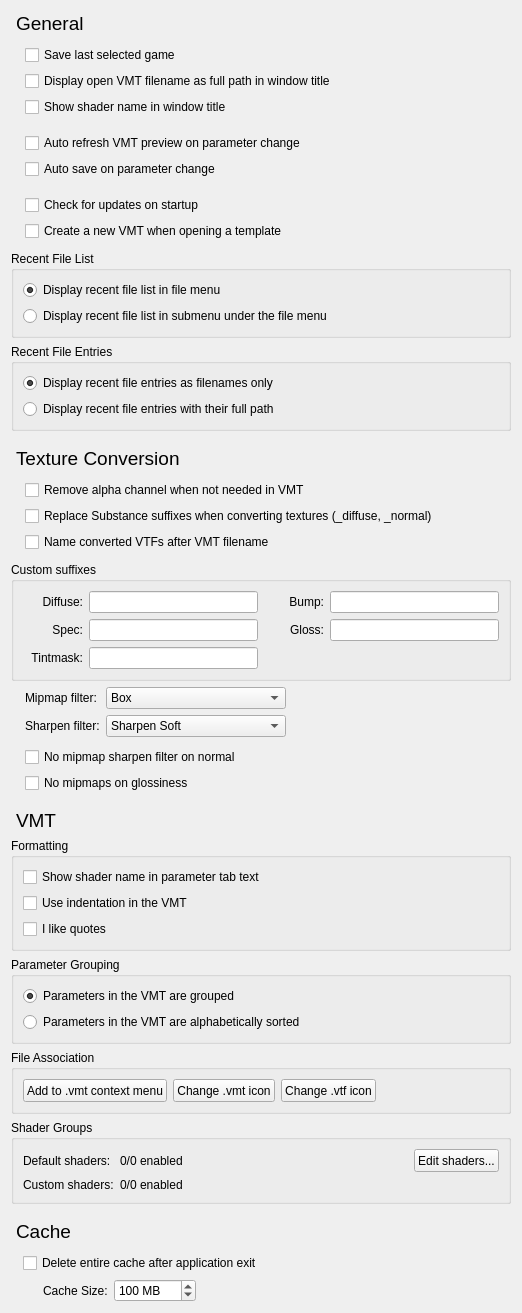
        <widget class="QWidget" name="scrollAreaWidgetContents_2">
         <property name="geometry">
          <rect>
           <x>0</x>
           <y>-218</y>
           <width>522</width>
           <height>1182</height>
          </rect>
         </property>
         <layout class="QGridLayout" name="gridLayout_6">
          <item row="15" column="0">
           <layout class="QGridLayout" name="gridLayout_7">
            <property name="leftMargin">
             <number>12</number>
            </property>
            <property name="topMargin">
             <number>4</number>
            </property>
            <item row="1" column="0">
             <widget class="QLabel" name="label_6">
              <property name="text">
               <string>Cache Size:</string>
              </property>
              <property name="indent">
               <number>20</number>
              </property>
             </widget>
            </item>
            <item row="1" column="1">
             <widget class="QSpinBox" name="spinBox_cacheSize">
              <property name="sizePolicy">
               <sizepolicy hsizetype="Maximum" vsizetype="Fixed">
                <horstretch>0</horstretch>
                <verstretch>0</verstretch>
               </sizepolicy>
              </property>
              <property name="minimumSize">
               <size>
                <width>80</width>
                <height>23</height>
               </size>
              </property>
              <property name="suffix">
               <string> MB</string>
              </property>
              <property name="minimum">
               <number>1</number>
              </property>
              <property name="maximum">
               <number>16384</number>
              </property>
              <property name="value">
               <number>100</number>
              </property>
             </widget>
            </item>
            <item row="1" column="2">
             <spacer name="horizontalSpacer_15">
              <property name="orientation">
               <enum>Qt::Horizontal</enum>
              </property>
              <property name="sizeHint" stdset="0">
               <size>
                <width>40</width>
                <height>20</height>
               </size>
              </property>
             </spacer>
            </item>
            <item row="0" column="0" colspan="3">
             <widget class="QCheckBox" name="checkBox_clearCacheAfterExit">
              <property name="text">
               <string>Delete entire cache after application exit</string>
              </property>
             </widget>
            </item>
           </layout>
          </item>
          <item row="5" column="0">
           <layout class="QVBoxLayout" name="verticalLayout_4">
            <property name="leftMargin">
             <number>14</number>
            </property>
            <property name="topMargin">
             <number>4</number>
            </property>
            <property name="bottomMargin">
             <number>4</number>
            </property>
            <item>
             <widget class="QCheckBox" name="checkBox_removeAlpha">
              <property name="toolTip">
               <string>Uses DXT1 instead of DXT5 when there are no alpha channel related parameters in the VMT</string>
              </property>
              <property name="text">
               <string>Remove alpha channel when not needed in VMT</string>
              </property>
             </widget>
            </item>
            <item>
             <widget class="QCheckBox" name="checkBox_removeSuffix">
              <property name="toolTip">
               <string>Replaces suffixes with custom ones</string>
              </property>
              <property name="text">
               <string>Replace Substance suffixes when converting textures (_diffuse, _normal)</string>
              </property>
             </widget>
            </item>
            <item>
             <widget class="QCheckBox" name="checkBox_changeName">
              <property name="toolTip">
               <string>Renames the converted textures after VMT filename</string>
              </property>
              <property name="text">
               <string>Name converted VTFs after VMT filename</string>
              </property>
             </widget>
            </item>
           </layout>
          </item>
          <item row="8" column="0">
           <layout class="QVBoxLayout" name="verticalLayout_5">
            <property name="leftMargin">
             <number>14</number>
            </property>
            <property name="topMargin">
             <number>4</number>
            </property>
            <item>
             <widget class="QCheckBox" name="checkBox_noNormalSharpen">
              <property name="text">
               <string>No mipmap sharpen filter on normal</string>
              </property>
             </widget>
            </item>
            <item>
             <widget class="QCheckBox" name="checkBox_noGlossMip">
              <property name="text">
               <string>No mipmaps on glossiness</string>
              </property>
             </widget>
            </item>
           </layout>
          </item>
          <item row="1" column="0">
           <layout class="QVBoxLayout" name="verticalLayout">
            <property name="leftMargin">
             <number>14</number>
            </property>
            <property name="topMargin">
             <number>4</number>
            </property>
            <property name="rightMargin">
             <number>0</number>
            </property>
            <property name="bottomMargin">
             <number>4</number>
            </property>
            <item>
             <widget class="QCheckBox" name="checkBox_saveLastGame">
              <property name="text">
               <string>Save last selected game</string>
              </property>
             </widget>
            </item>
            <item>
             <widget class="QCheckBox" name="checkBox_fullPathFilenameInTitle">
              <property name="text">
               <string>Display open VMT filename as full path in window title</string>
              </property>
             </widget>
            </item>
            <item>
             <widget class="QCheckBox" name="checkBox_showShaderNameInTitle">
              <property name="text">
               <string>Show shader name in window title</string>
              </property>
             </widget>
            </item>
            <item>
             <spacer name="verticalSpacer">
              <property name="orientation">
               <enum>Qt::Vertical</enum>
              </property>
              <property name="sizeType">
               <enum>QSizePolicy::Fixed</enum>
              </property>
              <property name="sizeHint" stdset="0">
               <size>
                <width>20</width>
                <height>10</height>
               </size>
              </property>
             </spacer>
            </item>
            <item>
             <widget class="QCheckBox" name="checkBox_autoRefresh">
              <property name="text">
               <string>Auto refresh VMT preview on parameter change</string>
              </property>
             </widget>
            </item>
            <item>
             <widget class="QCheckBox" name="checkBox_autoSave">
              <property name="text">
               <string>Auto save on parameter change</string>
              </property>
             </widget>
            </item>
            <item>
             <spacer name="verticalSpacer_2">
              <property name="orientation">
               <enum>Qt::Vertical</enum>
              </property>
              <property name="sizeType">
               <enum>QSizePolicy::Fixed</enum>
              </property>
              <property name="sizeHint" stdset="0">
               <size>
                <width>20</width>
                <height>10</height>
               </size>
              </property>
             </spacer>
            </item>
            <item>
             <widget class="QCheckBox" name="checkBox_checkForUpdates">
              <property name="text">
               <string>Check for updates on startup</string>
              </property>
             </widget>
            </item>
            <item>
             <widget class="QCheckBox" name="checkBox_templateNew">
              <property name="text">
               <string>Create a new VMT when opening a template</string>
              </property>
             </widget>
            </item>
           </layout>
          </item>
          <item row="4" column="0">
           <widget class="QLabel" name="label_9">
            <property name="font">
             <font>
              <family>Segoe UI</family>
              <pointsize>14</pointsize>
              <weight>50</weight>
              <italic>false</italic>
              <bold>false</bold>
             </font>
            </property>
            <property name="styleSheet">
             <string notr="true">QLabel {
font-size: 14pt;
padding-top: 10px;
}</string>
            </property>
            <property name="text">
             <string>Texture Conversion</string>
            </property>
           </widget>
          </item>
          <item row="9" column="0">
           <widget class="QLabel" name="label_12">
            <property name="font">
             <font>
              <family>Segoe UI</family>
              <pointsize>14</pointsize>
              <weight>50</weight>
              <italic>false</italic>
              <bold>false</bold>
             </font>
            </property>
            <property name="styleSheet">
             <string notr="true">QLabel {
font-size: 14pt;
padding-top: 10px;
}</string>
            </property>
            <property name="text">
             <string>VMT</string>
            </property>
           </widget>
          </item>
          <item row="7" column="0">
           <layout class="QGridLayout" name="gridLayout_4">
            <property name="leftMargin">
             <number>14</number>
            </property>
            <property name="topMargin">
             <number>0</number>
            </property>
            <property name="rightMargin">
             <number>14</number>
            </property>
            <item row="0" column="1">
             <widget class="QComboBox" name="comboBox_mipmapFilter">
              <property name="minimumSize">
               <size>
                <width>180</width>
                <height>0</height>
               </size>
              </property>
              <property name="maximumSize">
               <size>
                <width>180</width>
                <height>16777215</height>
               </size>
              </property>
              <item>
               <property name="text">
                <string>Box</string>
               </property>
              </item>
              <item>
               <property name="text">
                <string>Point</string>
               </property>
              </item>
              <item>
               <property name="text">
                <string>Triangle</string>
               </property>
              </item>
              <item>
               <property name="text">
                <string>Quadratic</string>
               </property>
              </item>
              <item>
               <property name="text">
                <string>Cubic</string>
               </property>
              </item>
              <item>
               <property name="text">
                <string>Catrom</string>
               </property>
              </item>
              <item>
               <property name="text">
                <string>Mitchell</string>
               </property>
              </item>
              <item>
               <property name="text">
                <string>Gaussian</string>
               </property>
              </item>
              <item>
               <property name="text">
                <string>Sinc</string>
               </property>
              </item>
              <item>
               <property name="text">
                <string>Bessel</string>
               </property>
              </item>
              <item>
               <property name="text">
                <string>Hanning</string>
               </property>
              </item>
              <item>
               <property name="text">
                <string>Hamming</string>
               </property>
              </item>
              <item>
               <property name="text">
                <string>Blackman</string>
               </property>
              </item>
              <item>
               <property name="text">
                <string>Kaiser</string>
               </property>
              </item>
             </widget>
            </item>
            <item row="0" column="2">
             <spacer name="horizontalSpacer_2">
              <property name="orientation">
               <enum>Qt::Horizontal</enum>
              </property>
              <property name="sizeHint" stdset="0">
               <size>
                <width>40</width>
                <height>20</height>
               </size>
              </property>
             </spacer>
            </item>
            <item row="1" column="1">
             <widget class="QComboBox" name="comboBox_mipmapSharpenFilter">
              <property name="minimumSize">
               <size>
                <width>180</width>
                <height>0</height>
               </size>
              </property>
              <property name="maximumSize">
               <size>
                <width>180</width>
                <height>16777215</height>
               </size>
              </property>
              <item>
               <property name="text">
                <string>Sharpen Soft</string>
               </property>
              </item>
              <item>
               <property name="text">
                <string>Sharpen Medium</string>
               </property>
              </item>
              <item>
               <property name="text">
                <string>Sharpen Strong</string>
               </property>
              </item>
              <item>
               <property name="text">
                <string>None</string>
               </property>
              </item>
              <item>
               <property name="text">
                <string>Negative</string>
               </property>
              </item>
              <item>
               <property name="text">
                <string>Lighter</string>
               </property>
              </item>
              <item>
               <property name="text">
                <string>Darker</string>
               </property>
              </item>
              <item>
               <property name="text">
                <string>More Contrast</string>
               </property>
              </item>
              <item>
               <property name="text">
                <string>Less Contrast</string>
               </property>
              </item>
              <item>
               <property name="text">
                <string>Smoothen</string>
               </property>
              </item>
              <item>
               <property name="text">
                <string>Soft</string>
               </property>
              </item>
              <item>
               <property name="text">
                <string>Find Edges</string>
               </property>
              </item>
              <item>
               <property name="text">
                <string>Contour</string>
               </property>
              </item>
              <item>
               <property name="text">
                <string>Detect Edges</string>
               </property>
              </item>
              <item>
               <property name="text">
                <string>Detect Eges - Soft</string>
               </property>
              </item>
              <item>
               <property name="text">
                <string>Emboss</string>
               </property>
              </item>
              <item>
               <property name="text">
                <string>Mean Removal</string>
               </property>
              </item>
              <item>
               <property name="text">
                <string>Unsharp</string>
               </property>
              </item>
              <item>
               <property name="text">
                <string>XSharpen</string>
               </property>
              </item>
              <item>
               <property name="text">
                <string>Warpsharp</string>
               </property>
              </item>
             </widget>
            </item>
            <item row="0" column="0">
             <widget class="QLabel" name="label_10">
              <property name="text">
               <string>Mipmap filter:</string>
              </property>
             </widget>
            </item>
            <item row="1" column="0">
             <widget class="QLabel" name="label_11">
              <property name="text">
               <string>Sharpen filter:</string>
              </property>
             </widget>
            </item>
           </layout>
          </item>
          <item row="14" column="0">
           <widget class="QLabel" name="label_13">
            <property name="font">
             <font>
              <family>Segoe UI</family>
              <pointsize>14</pointsize>
              <weight>50</weight>
              <italic>false</italic>
              <bold>false</bold>
             </font>
            </property>
            <property name="styleSheet">
             <string notr="true">QLabel {
font-size: 14pt;
padding-top: 10px;
}</string>
            </property>
            <property name="text">
             <string>Cache</string>
            </property>
           </widget>
          </item>
          <item row="0" column="0">
           <widget class="QLabel" name="label_8">
            <property name="font">
             <font>
              <family>Segoe UI</family>
              <pointsize>14</pointsize>
              <weight>50</weight>
              <italic>false</italic>
              <bold>false</bold>
             </font>
            </property>
            <property name="styleSheet">
             <string notr="true">QLabel {
font-size: 14pt;
margin-top: 1px;
}</string>
            </property>
            <property name="text">
             <string>General</string>
            </property>
           </widget>
          </item>
          <item row="2" column="0">
           <widget class="QGroupBox" name="groupBox_recentFileList">
            <property name="title">
             <string>Recent File List</string>
            </property>
            <layout class="QGridLayout" name="gridLayout_10">
             <item row="1" column="0">
              <widget class="QRadioButton" name="radioButton_recentFileListInMenu">
               <property name="text">
                <string>Display recent file list in file menu</string>
               </property>
               <property name="checked">
                <bool>true</bool>
               </property>
              </widget>
             </item>
             <item row="2" column="0">
              <widget class="QRadioButton" name="radioButton_recentFileListInSubmenu">
               <property name="text">
                <string>Display recent file list in submenu under the file menu</string>
               </property>
              </widget>
             </item>
            </layout>
           </widget>
          </item>
          <item row="10" column="0">
           <widget class="QGroupBox" name="groupBox_parameter">
            <property name="title">
             <string>Formatting</string>
            </property>
            <layout class="QGridLayout" name="gridLayout_12">
             <item row="1" column="0" colspan="2">
              <widget class="QCheckBox" name="checkBox_showShaderNameInTab">
               <property name="text">
                <string>Show shader name in parameter tab text</string>
               </property>
              </widget>
             </item>
             <item row="3" column="0" colspan="2">
              <widget class="QCheckBox" name="checkBox_useQuotesForTexture">
               <property name="text">
                <string>I like quotes</string>
               </property>
              </widget>
             </item>
             <item row="2" column="0">
              <widget class="QCheckBox" name="checkBox_useIndentation">
               <property name="text">
                <string>Use indentation in the VMT</string>
               </property>
              </widget>
             </item>
            </layout>
           </widget>
          </item>
          <item row="11" column="0">
           <widget class="QGroupBox" name="groupBox_parameterGrouping">
            <property name="title">
             <string>Parameter Grouping</string>
            </property>
            <layout class="QGridLayout" name="gridLayout_15">
             <item row="1" column="0">
              <widget class="QRadioButton" name="radioButton_groupedParameters">
               <property name="text">
                <string>Parameters in the VMT are grouped</string>
               </property>
               <property name="checked">
                <bool>true</bool>
               </property>
              </widget>
             </item>
             <item row="2" column="0">
              <widget class="QRadioButton" name="radioButton_alphabeticallySorted">
               <property name="text">
                <string>Parameters in the VMT are alphabetically sorted</string>
               </property>
              </widget>
             </item>
            </layout>
           </widget>
          </item>
          <item row="3" column="0">
           <widget class="QGroupBox" name="groupBox_recentFileEntries">
            <property name="title">
             <string>Recent File Entries</string>
            </property>
            <layout class="QGridLayout" name="gridLayout_16">
             <item row="0" column="0">
              <widget class="QRadioButton" name="radioButton_recentFileEntriesFileNameOnly">
               <property name="text">
                <string>Display recent file entries as filenames only</string>
               </property>
               <property name="checked">
                <bool>true</bool>
               </property>
              </widget>
             </item>
             <item row="1" column="0">
              <widget class="QRadioButton" name="radioButton_recentFileEntriesFullPath">
               <property name="text">
                <string>Display recent file entries with their full path</string>
               </property>
              </widget>
             </item>
            </layout>
           </widget>
          </item>
          <item row="6" column="0">
           <widget class="QGroupBox" name="groupBox_2">
            <property name="title">
             <string>Custom suffixes</string>
            </property>
            <layout class="QVBoxLayout" name="verticalLayout_3">
             <item>
              <layout class="QGridLayout" name="gridLayout_3">
               <property name="topMargin">
                <number>0</number>
               </property>
               <item row="0" column="1">
                <widget class="QLineEdit" name="lineEdit_diffuseSuffix"/>
               </item>
               <item row="0" column="2">
                <widget class="QLabel" name="label_2">
                 <property name="minimumSize">
                  <size>
                   <width>60</width>
                   <height>0</height>
                  </size>
                 </property>
                 <property name="maximumSize">
                  <size>
                   <width>60</width>
                   <height>16777215</height>
                  </size>
                 </property>
                 <property name="text">
                  <string>Bump:</string>
                 </property>
                 <property name="alignment">
                  <set>Qt::AlignRight|Qt::AlignTrailing|Qt::AlignVCenter</set>
                 </property>
                </widget>
               </item>
               <item row="0" column="0">
                <widget class="QLabel" name="label">
                 <property name="minimumSize">
                  <size>
                   <width>60</width>
                   <height>0</height>
                  </size>
                 </property>
                 <property name="maximumSize">
                  <size>
                   <width>60</width>
                   <height>16777215</height>
                  </size>
                 </property>
                 <property name="text">
                  <string>Diffuse:</string>
                 </property>
                 <property name="alignment">
                  <set>Qt::AlignRight|Qt::AlignTrailing|Qt::AlignVCenter</set>
                 </property>
                </widget>
               </item>
               <item row="1" column="2">
                <widget class="QLabel" name="label_7">
                 <property name="minimumSize">
                  <size>
                   <width>60</width>
                   <height>0</height>
                  </size>
                 </property>
                 <property name="maximumSize">
                  <size>
                   <width>60</width>
                   <height>16777215</height>
                  </size>
                 </property>
                 <property name="text">
                  <string>Gloss:</string>
                 </property>
                 <property name="alignment">
                  <set>Qt::AlignRight|Qt::AlignTrailing|Qt::AlignVCenter</set>
                 </property>
                </widget>
               </item>
               <item row="0" column="3">
                <widget class="QLineEdit" name="lineEdit_bumpSuffix"/>
               </item>
               <item row="1" column="3">
                <widget class="QLineEdit" name="lineEdit_glossSuffix"/>
               </item>
               <item row="1" column="1">
                <widget class="QLineEdit" name="lineEdit_specSuffix"/>
               </item>
               <item row="1" column="0">
                <widget class="QLabel" name="label_5">
                 <property name="minimumSize">
                  <size>
                   <width>60</width>
                   <height>0</height>
                  </size>
                 </property>
                 <property name="maximumSize">
                  <size>
                   <width>60</width>
                   <height>16777215</height>
                  </size>
                 </property>
                 <property name="text">
                  <string>Spec:</string>
                 </property>
                 <property name="alignment">
                  <set>Qt::AlignRight|Qt::AlignTrailing|Qt::AlignVCenter</set>
                 </property>
                </widget>
               </item>
               <item row="2" column="0">
                <widget class="QLabel" name="label_14">
                 <property name="minimumSize">
                  <size>
                   <width>60</width>
                   <height>0</height>
                  </size>
                 </property>
                 <property name="maximumSize">
                  <size>
                   <width>60</width>
                   <height>16777215</height>
                  </size>
                 </property>
                 <property name="text">
                  <string>Tintmask:</string>
                 </property>
                 <property name="alignment">
                  <set>Qt::AlignRight|Qt::AlignTrailing|Qt::AlignVCenter</set>
                 </property>
                </widget>
               </item>
               <item row="2" column="1">
                <widget class="QLineEdit" name="lineEdit_tintmaskSuffix"/>
               </item>
              </layout>
             </item>
            </layout>
           </widget>
          </item>
          <item row="12" column="0">
           <widget class="QGroupBox" name="groupBox_fileAssociation">
            <property name="title">
             <string>File Association</string>
            </property>
            <layout class="QGridLayout" name="gridLayout_14">
             <item row="0" column="1">
              <widget class="QPushButton" name="pushButton_changeIconVmt">
               <property name="sizePolicy">
                <sizepolicy hsizetype="Maximum" vsizetype="Fixed">
                 <horstretch>0</horstretch>
                 <verstretch>0</verstretch>
                </sizepolicy>
               </property>
               <property name="minimumSize">
                <size>
                 <width>77</width>
                 <height>23</height>
                </size>
               </property>
               <property name="maximumSize">
                <size>
                 <width>16777215</width>
                 <height>23</height>
                </size>
               </property>
               <property name="text">
                <string>Change .vmt icon</string>
               </property>
              </widget>
             </item>
             <item row="0" column="0">
              <widget class="QPushButton" name="pushButton_assignToContext">
               <property name="sizePolicy">
                <sizepolicy hsizetype="Maximum" vsizetype="Fixed">
                 <horstretch>0</horstretch>
                 <verstretch>0</verstretch>
                </sizepolicy>
               </property>
               <property name="minimumSize">
                <size>
                 <width>77</width>
                 <height>23</height>
                </size>
               </property>
               <property name="maximumSize">
                <size>
                 <width>16777215</width>
                 <height>23</height>
                </size>
               </property>
               <property name="text">
                <string>Add to .vmt context menu</string>
               </property>
              </widget>
             </item>
             <item row="0" column="2">
              <widget class="QPushButton" name="pushButton_changeIconVtf">
               <property name="sizePolicy">
                <sizepolicy hsizetype="Maximum" vsizetype="Fixed">
                 <horstretch>0</horstretch>
                 <verstretch>0</verstretch>
                </sizepolicy>
               </property>
               <property name="minimumSize">
                <size>
                 <width>77</width>
                 <height>23</height>
                </size>
               </property>
               <property name="maximumSize">
                <size>
                 <width>16777215</width>
                 <height>23</height>
                </size>
               </property>
               <property name="text">
                <string>Change .vtf icon</string>
               </property>
              </widget>
             </item>
             <item row="0" column="3">
              <spacer name="horizontalSpacer">
               <property name="orientation">
                <enum>Qt::Horizontal</enum>
               </property>
               <property name="sizeHint" stdset="0">
                <size>
                 <width>40</width>
                 <height>20</height>
                </size>
               </property>
              </spacer>
             </item>
            </layout>
           </widget>
          </item>
          <item row="13" column="0">
           <widget class="QGroupBox" name="groupBox_shaderGroups">
            <property name="title">
             <string>Shader Groups</string>
            </property>
            <layout class="QGridLayout" name="gridLayout_13">
             <item row="0" column="3">
              <widget class="QPushButton" name="pushButton_editShaders">
               <property name="sizePolicy">
                <sizepolicy hsizetype="Maximum" vsizetype="Fixed">
                 <horstretch>0</horstretch>
                 <verstretch>0</verstretch>
                </sizepolicy>
               </property>
               <property name="minimumSize">
                <size>
                 <width>77</width>
                 <height>23</height>
                </size>
               </property>
               <property name="maximumSize">
                <size>
                 <width>16777215</width>
                 <height>23</height>
                </size>
               </property>
               <property name="text">
                <string>Edit shaders...</string>
               </property>
              </widget>
             </item>
             <item row="0" column="2">
              <spacer name="horizontalSpacer_14">
               <property name="orientation">
                <enum>Qt::Horizontal</enum>
               </property>
               <property name="sizeHint" stdset="0">
                <size>
                 <width>40</width>
                 <height>20</height>
                </size>
               </property>
              </spacer>
             </item>
             <item row="0" column="0">
              <widget class="QLabel" name="label_3">
               <property name="text">
                <string>Default shaders:</string>
               </property>
              </widget>
             </item>
             <item row="1" column="0">
              <widget class="QLabel" name="label_4">
               <property name="text">
                <string>Custom shaders:</string>
               </property>
              </widget>
             </item>
             <item row="0" column="1">
              <widget class="QLabel" name="label_defaultShaderStats">
               <property name="text">
                <string>0/0 enabled</string>
               </property>
              </widget>
             </item>
             <item row="1" column="1">
              <widget class="QLabel" name="label_customShaderStats">
               <property name="text">
                <string>0/0 enabled</string>
               </property>
              </widget>
             </item>
            </layout>
           </widget>
          </item>
         </layout>
        </widget>
